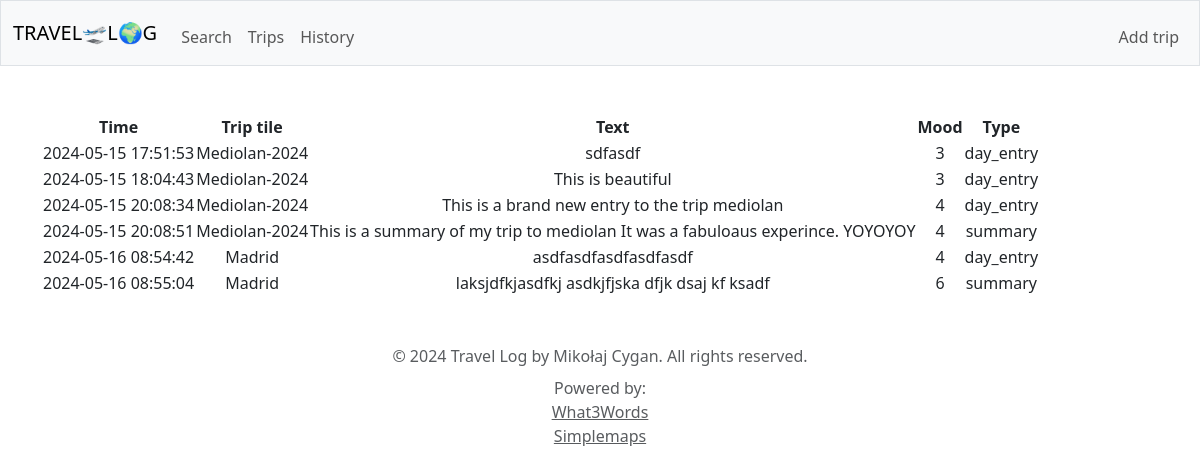
The app's page /history with its own data.
### tables this page shows
CREATE TABLE entries (id INTEGER PRIMARY KEY, trip_id INTEGER, datetime DATETIME, type TEXT, mood INTEGER, text TEXT, last_edit DATETIME);

CREATE TABLE "trips" (
id INTEGER PRIMARY KEY,
start_date DATE,
end_date DATE,
country TEXT,
city TEXT,
transportation_mode TEXT,
transportation_cost INTEGER,
accomodation_type TEXT,
accomodation_cost INTEGER,
title TEXT
);

### app.py (the view)
@app.route("/history")
def history():
    entries = db.execute("SELECT * FROM entries LEFT JOIN trips ON entries.trip_id = trips.id")
    return render_template("history.html", entries=entries)

### templates/history.html (shortened to what this page needs)
{% extends "layout.html" %}
{% block main %}
<table>
    <th>Time</th>
    <th>Trip tile</th>
    <th>Text</th>
    <th>Mood</th>
    <th>Type</th>
    {% for entry in entries %}
        <tr>
            <td> {{ entry['datetime'] }}</td>
            <td> {{ entry['title'] }} </td>
            <td> {{ entry['text'] }}</td>
            <td> {{ entry['mood'] }} </td>
            <td> {{ entry['type'] }} </td>
        </tr>
    {% endfor %}
</table>
{% endblock %}

### templates/layout.html (shortened to what this page needs)
<!DOCTYPE html>
<html lang="en">
    <head>
        <link href="https://cdn.jsdelivr.net/npm/bootstrap@5.3.3/dist/css/bootstrap.min.css" rel="stylesheet">
        <link href="/static/styles.css" rel="stylesheet">
        <link rel="stylesheet" href="https://unpkg.com/leaflet/dist/leaflet.css" />
    </head>
    <body>
        <nav class="bg-light border navbar navbar-expand-md navbar-light">
            <div class="container-fluid">
                <a class="navbar-brand" href="/">
                    <span>TRAVEL🛫L🌍G</span>
                </a>
                <div class="collapse navbar-collapse" id="navbar">
                        <ul class="navbar-nav me-auto mt-2">
                            <li class="nav-item"><a class="nav-link" href="/search_trip">Search</a></li>
                            <li class="nav-item"><a class="nav-link" href="/trips">Trips</a></li>
                            <li class="nav-item"><a class="nav-link" href="/history">History</a></li>
                        </ul>
                        <ul class="navbar-nav ms-auto mt-2">
                            <li class="nav-item"><a class="nav-link" href="/add-trip">Add trip</a></li>
                        </ul>
                </div>
            </div>
        </nav>
        <main class="container py-5 text-center">
            {% block main %}{% endblock %}
        </main>
        <footer class="mb-5 text-center">
            <div class="container">
                <span class="text-muted">© 2024 Travel Log by Mikołaj Cygan. All rights reserved.</span>
                <div class="mt-2">
                    <span class="text-muted">Powered by:</span>
                    <div>
                        <a href="https://what3words.com/" class="text-muted">What3Words</a>
                    </div>
                    <div>
                        <a href="https://simplemaps.com/data/world-cities" class="text-muted">Simplemaps</a>
                    </div>
                </div>
            </div>
        </footer>
    </body>
</html>

### records on screen
entries: datetime "2024-05-15 17:51:53", title "Mediolan-2024", text "sdfasdf", mood "3", type "day_entry"
entries: datetime "2024-05-15 18:04:43", title "Mediolan-2024", text "This is beautiful", mood "3", type "day_entry"
entries: datetime "2024-05-15 20:08:34", title "Mediolan-2024", text "This is a brand new entry to the trip mediolan", mood "4", type "day_entry"
entries: datetime "2024-05-15 20:08:51", title "Mediolan-2024", text "This is a summary of my trip to mediolan It was a fabuloaus experince. YOYOYOY", mood "4", type "summary"
entries: datetime "2024-05-16 08:54:42", title "Madrid", text "asdfasdfasdfasdfasdf", mood "4", type "day_entry"
entries: datetime "2024-05-16 08:55:04", title "Madrid", text "laksjdfkjasdfkj asdkjfjska dfjk dsaj kf ksadf", mood "6", type "summary"
